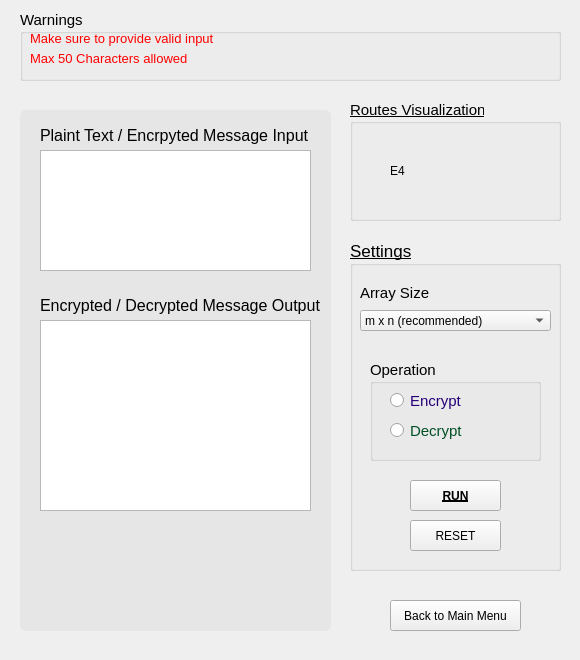
<?xml version="1.0" encoding="UTF-8"?>
<ui version="4.0">
 <class>MainWindow</class>
 <widget class="QMainWindow" name="MainWindow">
  <property name="geometry">
   <rect>
    <x>0</x>
    <y>0</y>
    <width>580</width>
    <height>660</height>
   </rect>
  </property>
  <property name="sizePolicy">
   <sizepolicy hsizetype="Fixed" vsizetype="Fixed">
    <horstretch>0</horstretch>
    <verstretch>0</verstretch>
   </sizepolicy>
  </property>
  <property name="minimumSize">
   <size>
    <width>580</width>
    <height>660</height>
   </size>
  </property>
  <property name="maximumSize">
   <size>
    <width>580</width>
    <height>660</height>
   </size>
  </property>
  <property name="palette">
   <palette>
    <active>
     <colorrole role="Button">
      <brush brushstyle="SolidPattern">
       <color alpha="255">
        <red>15</red>
        <green>160</green>
        <blue>219</blue>
       </color>
      </brush>
     </colorrole>
    </active>
    <inactive>
     <colorrole role="Button">
      <brush brushstyle="SolidPattern">
       <color alpha="255">
        <red>15</red>
        <green>160</green>
        <blue>219</blue>
       </color>
      </brush>
     </colorrole>
    </inactive>
    <disabled>
     <colorrole role="Button">
      <brush brushstyle="SolidPattern">
       <color alpha="255">
        <red>15</red>
        <green>160</green>
        <blue>219</blue>
       </color>
      </brush>
     </colorrole>
    </disabled>
   </palette>
  </property>
  <property name="windowTitle">
   <string>MainWindow</string>
  </property>
  <widget class="QWidget" name="centralwidget">
   <property name="sizePolicy">
    <sizepolicy hsizetype="Fixed" vsizetype="Fixed">
     <horstretch>0</horstretch>
     <verstretch>0</verstretch>
    </sizepolicy>
   </property>
   <property name="palette">
    <palette>
     <active>
      <colorrole role="Base">
       <brush brushstyle="SolidPattern">
        <color alpha="255">
         <red>255</red>
         <green>255</green>
         <blue>255</blue>
        </color>
       </brush>
      </colorrole>
      <colorrole role="Window">
       <brush brushstyle="SolidPattern">
        <color alpha="255">
         <red>230</red>
         <green>231</green>
         <blue>232</blue>
        </color>
       </brush>
      </colorrole>
     </active>
     <inactive>
      <colorrole role="Base">
       <brush brushstyle="SolidPattern">
        <color alpha="255">
         <red>255</red>
         <green>255</green>
         <blue>255</blue>
        </color>
       </brush>
      </colorrole>
      <colorrole role="Window">
       <brush brushstyle="SolidPattern">
        <color alpha="255">
         <red>230</red>
         <green>231</green>
         <blue>232</blue>
        </color>
       </brush>
      </colorrole>
     </inactive>
     <disabled>
      <colorrole role="Base">
       <brush brushstyle="SolidPattern">
        <color alpha="255">
         <red>230</red>
         <green>231</green>
         <blue>232</blue>
        </color>
       </brush>
      </colorrole>
      <colorrole role="Window">
       <brush brushstyle="SolidPattern">
        <color alpha="255">
         <red>230</red>
         <green>231</green>
         <blue>232</blue>
        </color>
       </brush>
      </colorrole>
     </disabled>
    </palette>
   </property>
   <property name="styleSheet">
    <string notr="true">
QPushButton:hover {
	color: blue;
}</string>
   </property>
   <widget class="QPushButton" name="backButton">
    <property name="geometry">
     <rect>
      <x>390</x>
      <y>600</y>
      <width>131</width>
      <height>31</height>
     </rect>
    </property>
    <property name="cursor">
     <cursorShape>PointingHandCursor</cursorShape>
    </property>
    <property name="text">
     <string>Back to Main Menu</string>
    </property>
   </widget>
   <widget class="QGroupBox" name="warningLabelGroup">
    <property name="geometry">
     <rect>
      <x>20</x>
      <y>10</y>
      <width>541</width>
      <height>71</height>
     </rect>
    </property>
    <property name="font">
     <font>
      <pointsize>11</pointsize>
     </font>
    </property>
    <property name="styleSheet">
     <string notr="true">QLabel {
	
	color: red;

}</string>
    </property>
    <property name="title">
     <string>Warnings</string>
    </property>
    <property name="flat">
     <bool>false</bool>
    </property>
    <property name="checkable">
     <bool>false</bool>
    </property>
    <widget class="QLabel" name="firstWarningLabel">
     <property name="geometry">
      <rect>
       <x>10</x>
       <y>20</y>
       <width>491</width>
       <height>16</height>
      </rect>
     </property>
     <property name="font">
      <font>
       <pointsize>10</pointsize>
       <underline>false</underline>
      </font>
     </property>
     <property name="text">
      <string>Make sure to provide valid input</string>
     </property>
    </widget>
    <widget class="QLabel" name="secondWarningLabel">
     <property name="geometry">
      <rect>
       <x>10</x>
       <y>40</y>
       <width>491</width>
       <height>16</height>
      </rect>
     </property>
     <property name="font">
      <font>
       <pointsize>10</pointsize>
       <underline>false</underline>
      </font>
     </property>
     <property name="text">
      <string>Max 50 Characters allowed</string>
     </property>
    </widget>
   </widget>
   <widget class="QGroupBox" name="groupBox">
    <property name="geometry">
     <rect>
      <x>20</x>
      <y>110</y>
      <width>311</width>
      <height>521</height>
     </rect>
    </property>
    <property name="styleSheet">
     <string notr="true">QGroupBox {

	background-color: rgb(230, 230, 230);
	border-radius: 6px;

}</string>
    </property>
    <property name="title">
     <string/>
    </property>
    <property name="flat">
     <bool>false</bool>
    </property>
    <widget class="QLabel" name="inputLabel">
     <property name="geometry">
      <rect>
       <x>20</x>
       <y>10</y>
       <width>271</width>
       <height>31</height>
      </rect>
     </property>
     <property name="font">
      <font>
       <pointsize>12</pointsize>
       <underline>false</underline>
      </font>
     </property>
     <property name="text">
      <string>Plaint Text / Encrpyted Message Input</string>
     </property>
    </widget>
    <widget class="QTextEdit" name="inputTextEdit">
     <property name="geometry">
      <rect>
       <x>20</x>
       <y>40</y>
       <width>271</width>
       <height>121</height>
      </rect>
     </property>
     <property name="font">
      <font>
       <pointsize>11</pointsize>
      </font>
     </property>
    </widget>
    <widget class="QTextEdit" name="outputTextEdit">
     <property name="geometry">
      <rect>
       <x>20</x>
       <y>210</y>
       <width>271</width>
       <height>191</height>
      </rect>
     </property>
     <property name="font">
      <font>
       <pointsize>14</pointsize>
      </font>
     </property>
     <property name="readOnly">
      <bool>true</bool>
     </property>
     <property name="html">
      <string>&lt;!DOCTYPE HTML PUBLIC &quot;-//W3C//DTD HTML 4.0//EN&quot; &quot;http://www.w3.org/TR/REC-html40/strict.dtd&quot;&gt;
&lt;html&gt;&lt;head&gt;&lt;meta name=&quot;qrichtext&quot; content=&quot;1&quot; /&gt;&lt;style type=&quot;text/css&quot;&gt;
p, li { white-space: pre-wrap; }
&lt;/style&gt;&lt;/head&gt;&lt;body style=&quot; font-family:'MS Shell Dlg 2'; font-size:14pt; font-weight:400; font-style:normal;&quot;&gt;
&lt;p style=&quot;-qt-paragraph-type:empty; margin-top:0px; margin-bottom:0px; margin-left:0px; margin-right:0px; -qt-block-indent:0; text-indent:0px;&quot;&gt;&lt;br /&gt;&lt;/p&gt;&lt;/body&gt;&lt;/html&gt;</string>
     </property>
    </widget>
    <widget class="QLabel" name="outputLabel">
     <property name="geometry">
      <rect>
       <x>20</x>
       <y>180</y>
       <width>291</width>
       <height>31</height>
      </rect>
     </property>
     <property name="font">
      <font>
       <pointsize>12</pointsize>
       <underline>false</underline>
      </font>
     </property>
     <property name="text">
      <string>Encrypted / Decrypted Message Output</string>
     </property>
    </widget>
   </widget>
   <widget class="QGroupBox" name="groupBox_2">
    <property name="geometry">
     <rect>
      <x>350</x>
      <y>240</y>
      <width>211</width>
      <height>331</height>
     </rect>
    </property>
    <property name="font">
     <font>
      <pointsize>13</pointsize>
      <underline>true</underline>
     </font>
    </property>
    <property name="title">
     <string>Settings</string>
    </property>
    <widget class="QPushButton" name="resetButton">
     <property name="geometry">
      <rect>
       <x>60</x>
       <y>280</y>
       <width>91</width>
       <height>31</height>
      </rect>
     </property>
     <property name="cursor">
      <cursorShape>PointingHandCursor</cursorShape>
     </property>
     <property name="styleSheet">
      <string notr="true">QPushButton:hover {

	color: red;	

}</string>
     </property>
     <property name="text">
      <string>RESET</string>
     </property>
    </widget>
    <widget class="QGroupBox" name="operationRadioButtonGroup">
     <property name="geometry">
      <rect>
       <x>20</x>
       <y>120</y>
       <width>171</width>
       <height>101</height>
      </rect>
     </property>
     <property name="font">
      <font>
       <pointsize>11</pointsize>
      </font>
     </property>
     <property name="title">
      <string>Operation</string>
     </property>
     <property name="flat">
      <bool>false</bool>
     </property>
     <property name="checkable">
      <bool>false</bool>
     </property>
     <widget class="QRadioButton" name="decryptRadioButton">
      <property name="geometry">
       <rect>
        <x>20</x>
        <y>60</y>
        <width>91</width>
        <height>21</height>
       </rect>
      </property>
      <property name="font">
       <font>
        <pointsize>11</pointsize>
       </font>
      </property>
      <property name="cursor">
       <cursorShape>PointingHandCursor</cursorShape>
      </property>
      <property name="styleSheet">
       <string notr="true">QRadioButton {

	color: rgb(0, 79, 37)

}</string>
      </property>
      <property name="text">
       <string>Decrypt</string>
      </property>
     </widget>
     <widget class="QRadioButton" name="encryptRadioButton">
      <property name="geometry">
       <rect>
        <x>20</x>
        <y>30</y>
        <width>91</width>
        <height>21</height>
       </rect>
      </property>
      <property name="font">
       <font>
        <pointsize>11</pointsize>
       </font>
      </property>
      <property name="cursor">
       <cursorShape>PointingHandCursor</cursorShape>
      </property>
      <property name="styleSheet">
       <string notr="true">QRadioButton {

	color: rgb(38, 0, 122)
}</string>
      </property>
      <property name="text">
       <string>Encrypt</string>
      </property>
     </widget>
    </widget>
    <widget class="QPushButton" name="runButton">
     <property name="geometry">
      <rect>
       <x>60</x>
       <y>240</y>
       <width>91</width>
       <height>31</height>
      </rect>
     </property>
     <property name="font">
      <font>
       <weight>75</weight>
       <bold>true</bold>
       <underline>true</underline>
      </font>
     </property>
     <property name="cursor">
      <cursorShape>PointingHandCursor</cursorShape>
     </property>
     <property name="styleSheet">
      <string notr="true">QPushButton:hover {

	color: green;	

}</string>
     </property>
     <property name="text">
      <string>RUN</string>
     </property>
    </widget>
    <widget class="QComboBox" name="arraySizeComboBox">
     <property name="geometry">
      <rect>
       <x>10</x>
       <y>70</y>
       <width>191</width>
       <height>21</height>
      </rect>
     </property>
     <property name="currentText">
      <string>m x n (recommended)</string>
     </property>
     <item>
      <property name="text">
       <string>m x n (recommended)</string>
      </property>
     </item>
     <item>
      <property name="text">
       <string>n x m</string>
      </property>
     </item>
    </widget>
    <widget class="QLabel" name="label">
     <property name="geometry">
      <rect>
       <x>10</x>
       <y>42</y>
       <width>91</width>
       <height>21</height>
      </rect>
     </property>
     <property name="font">
      <font>
       <pointsize>11</pointsize>
      </font>
     </property>
     <property name="text">
      <string>Array Size</string>
     </property>
    </widget>
   </widget>
   <widget class="QGroupBox" name="routesVisualizationGroupBox">
    <property name="geometry">
     <rect>
      <x>350</x>
      <y>100</y>
      <width>211</width>
      <height>121</height>
     </rect>
    </property>
    <property name="font">
     <font>
      <pointsize>11</pointsize>
      <underline>true</underline>
     </font>
    </property>
    <property name="title">
     <string>Routes Visualization</string>
    </property>
    <widget class="QLabel" name="routesLabel">
     <property name="geometry">
      <rect>
       <x>40</x>
       <y>30</y>
       <width>131</width>
       <height>81</height>
      </rect>
     </property>
     <property name="text">
      <string>E4</string>
     </property>
    </widget>
   </widget>
  </widget>
 </widget>
 <resources/>
 <connections/>
</ui>
